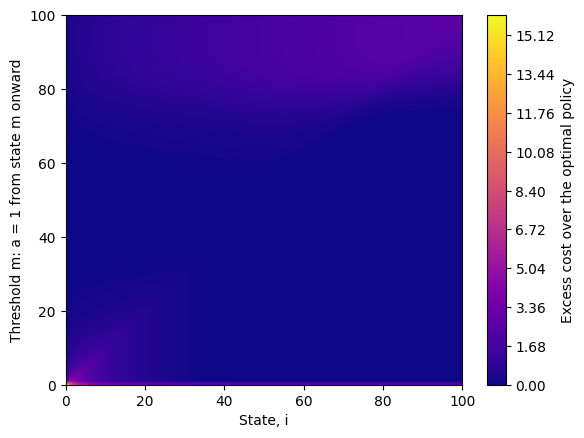

Write Python code to recreate this figure.
##    Importing Relavent Packages   ##
import numpy as np
import matplotlib.pyplot as plt

#################################################################################

#Parameters

beta, gamma, N, alpha, b, P, C = [
    20, 4, 100, 5.0, 0.3, 6, 80
]


#################################################################################
#Function for calculating rates


def rates(i, beta, gamma, N, b,d):

    #State i = 0
    if i == 0:
        forw = 0
        back = 0
        same = 0
        return forw, back, same
    # State i = N
    if i == N:
        forw = 0
        back = (b + gamma) * i
        same = -back - d
        return forw, back, same

    # General state
    forw = beta * i * (N - i) / N
    back = (b + gamma) * i
    same = -forw - back - d
    return forw, back, same

#################################################################################
#Construct generator matrix

def generator(beta, gamma, N, b, f):

    matrix = np.zeros((N + 1, N + 1))

    for i in range(N + 1):
        forw, back, same = rates(
            i,
            beta,
            gamma,
            N,
            b,
            f[i]
        )

        for j in range(N + 1):

            if i == j:
                matrix[i, j] = same

            elif j == i - 1:
                if i == 1:
                  matrix[i,j] = back + f[i]
                else:
                  matrix[i, j] = back

            elif j == i + 1:
                matrix[i, j] = forw
            elif j == 0:
                if i != 0 and i != 1:
                  matrix[i,j] = f[i]

    return matrix


  #################################################################################
#Cost array under a policy


def cost(P, C, f, N):

    cost_array = np.zeros(N + 1)

    for i in range(N + 1):
        cost_array[i] = i * P + C * (f[i])

    return cost_array

#################################################################################
#Discounted cost


def J(alpha, f, beta, b, N, gamma, P, C):

    Q = generator(
        beta,
        gamma,
        N,
        b,
        f
    )

    I = np.identity(N + 1)

    A = alpha * I - Q
    B = cost(P, C, f, N)

    x = np.linalg.solve(A, B)

    return x




#################################################################################
# Proposal discounted cost at state i


def proposal_cost(
    i,
    a,
    f,
    beta,
    b,
    N,
    gamma,
    P,
    C,
    J_values
):

    # The rates must correspond to the proposed action a,
    # rather than the current action f[i].
    forw, back, same = rates(
        i,
        beta,
        gamma,
        N,
        b,
        a
    )

    # The cost must also correspond to the proposed action a.
    c = i * P + C * a

    # State i = 0
    if i == 0:

        D = (
            c
            + J_values[i + 1] * forw
            + J_values[i] * same
        )

        return D

    # State i = 1
    if i == 1:

        D = (
            c
            + J_values[i + 1] * forw
            + J_values[0] * (back + a)
            + J_values[i] * same
        )

        return D

    # State i = N
    if i == N:

        D = (
            c
            + J_values[i - 1] * back
            + J_values[0] * a
            + J_values[i] * same
        )

        return D

    # General state, 2 <= i <= N - 1
    D = (
        c
        + J_values[i + 1] * forw
        + J_values[i - 1] * back
        + J_values[0] * a
        + J_values[i] * same
    )

    return D


  #################################################################################
# Initial policy

f = np.zeros(N + 1)

#################################################################################
# Initial discounted cost

J_f = J(alpha, f, beta, b, N, gamma, P, C)


#################################################################################
#Policy iteration

while True:


    f_new = f.copy()

    # Propose the alternative action for states 0,...,N-1
    for i in range(N+1):

        if f_new[i] == 0:
            f_new[i] = 1

        else:
            f_new[i] = 0


    #Check whether each proposed action is an improvement
    for i in range(N+1):

        D = proposal_cost(
            i,
            f_new[i],
            f,
            beta,
            b,
            N,
            gamma,
            P,
            C,
            J_f
        )

        current_value = J_f[i]

        if D >= alpha * current_value:
            f_new[i] = f[i]


    #Stopping condition
    if np.array_equal(f_new, f):
        break

    #Update policy
    f = f_new.copy()

    #Recalculate discounted cost
    J_f = J(
        alpha,
        f,
        beta,
        b,
        N,
        gamma,
        P,
        C
    )



#################################################################################
#Results

print()
print("Optimal policy:")
print(f)

print()
print("Optimal discounted cost:")
print(J_f)

#################################################################################
#Constructing polcies and discounted costs for comparsion.

#Threshold tested, difference between polciy and optimal, and states.
space = np.arange(0,  N+1 , 1)
diff = np.zeros((len(space), N+1))
states = np.arange(0, N+1, 1)

#Loop over all polcies to be tested.
for k in range(len(space)):

  #Threshold for policy.
  m = space[k]

  #Proposed policy.
  F_pol = np.zeros(N+1)
  F_pol[m:] = 1
  J_pol = J(
      alpha,
      F_pol,
      beta,
      b,
      N,
      gamma,
      P,
      C
  )
  diff[k,:] = J_pol - J_f


#################################################################################
#Plotting
plt.contourf(states, space, diff, levels=250, cmap = 'plasma')
plt.colorbar(label="Excess cost over the optimal policy")
plt.xlabel("State, i")
plt.ylabel("Threshold m: a = 1 from state m onward")
plt.show()
